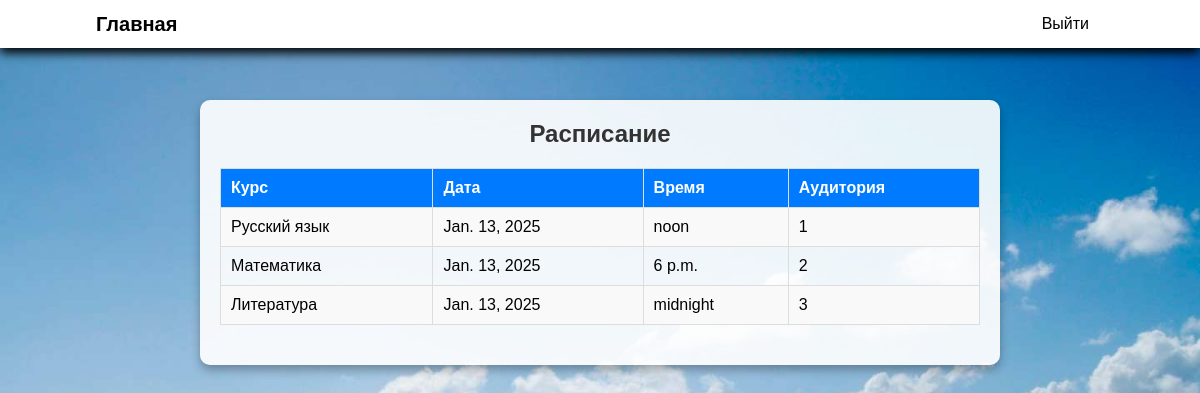
/schedule/ (signed in), run on an earlier commit of the app's database.
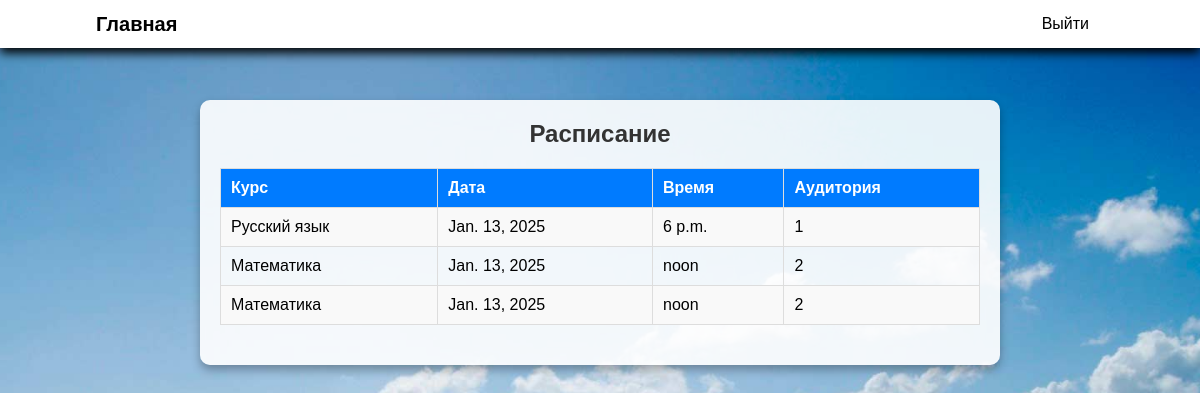
And on a later commit of the database.
### schedule_app/models.py (models this page shows, shortened)
class Schedule(models.Model):
    course = models.ForeignKey(Course, on_delete=models.CASCADE)
    date = models.DateField()
    time = models.TimeField()
    room = models.CharField(max_length=50)
    attendance_code = models.CharField(max_length=6, blank=True, null=True)

class Course(models.Model):
    name = models.CharField(max_length=100)
    code = models.CharField(max_length=10)
    teacher = models.ForeignKey(User, on_delete=models.CASCADE, limit_choices_to={'user_type': 'teacher'})
    students = models.ManyToManyField(User, related_name="enrolled_courses", limit_choices_to={'user_type': 'student'})

### schedule_app/views.py (the view)
# urls.py: path('schedule/', views.schedule_view, name='schedule'),
@login_required
def schedule_view(request):
    user: User = request.user
    if user.user_type == 'student':
        schedules = Schedule.objects.filter(course__students=request.user)
    elif user.user_type == 'teacher':
        schedules = Schedule.objects.filter(course__teacher=request.user)
        for schedule in schedules:
            if schedule.attendance_code is None:  # Генерация кода, если он не существует
                schedule.generate_attendance_code()
    else:
        schedules = Schedule.objects.all()
    context = {'schedules': schedules}
    return render(request, 'schedule_app/schedule.html', context)

### templates/schedule_app/schedule.html (shortened to what this page needs)
{% load static %}
<!DOCTYPE html>
<html lang="ru">
<head>
</head>
<body>
<header>
    <a href="/" class="logo">Главная</a>
    <nav>
        <ul>
            <li>
                <form method="post" action="{% url 'logout' %}" style="display: inline;">
                    <button type="submit" class="logout-button">Выйти</button>
                </form>
            </li>
        </ul>
    </nav>
</header>
<div class="schedule-container">
    <h2>Расписание</h2>
    <table>
        <tr>
            <th>Курс</th>
            <th>Дата</th>
            <th>Время</th>
            <th>Аудитория</th>
        </tr>
        {% for schedule in schedules %}
            <tr>
                <td>{{ schedule.course.name }}</td>
                <td>{{ schedule.date }}</td>
                <td>{{ schedule.time }}</td>
                <td>{{ schedule.room }}</td>
            </tr>
        {% endfor %}
    </table>
</div>
</body>
</html>

What changed in the data, as far as the page shows it:
changed Schedule "Русский язык": time "noon" → "6 p.m."
changed Schedule (number 2 of 3 on the later page): time "6 p.m." → "noon"
changed Schedule (number 3 of 3 on the later page): course.name "Литература" → "Математика"; time "midnight" → "noon"; room "3" → "2"
